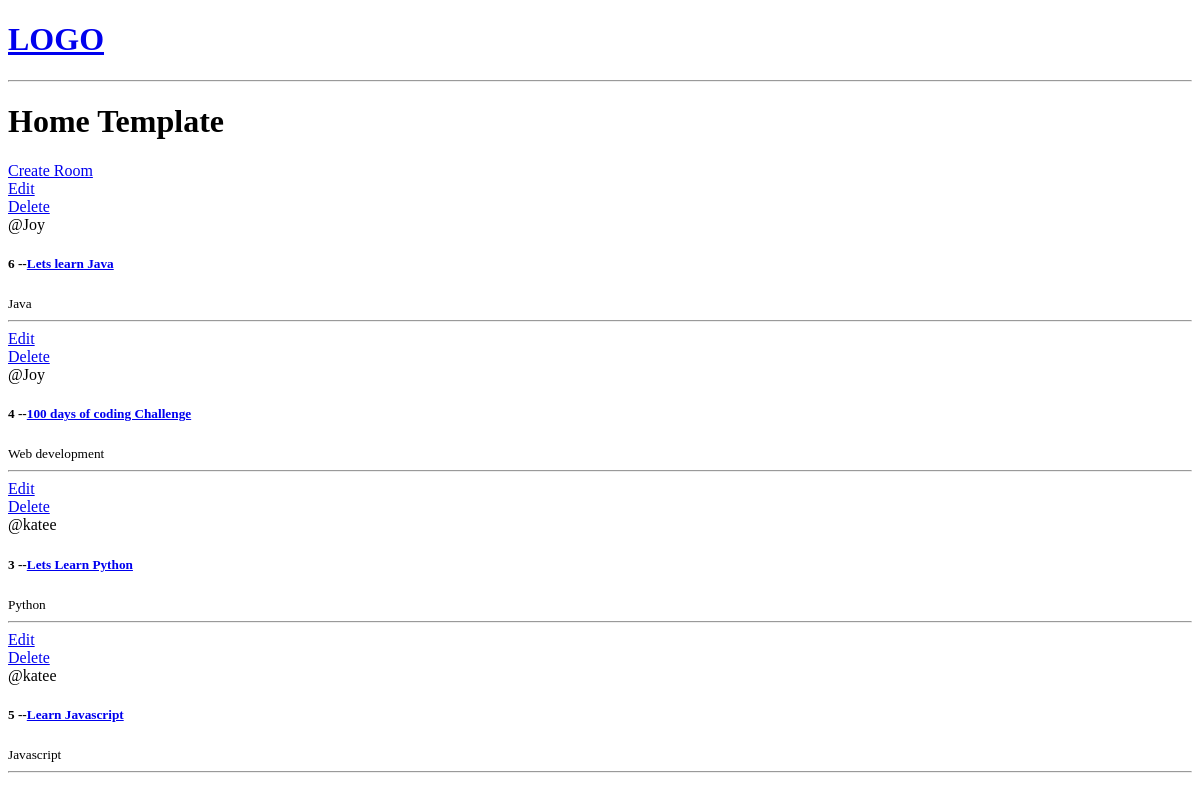
Before: / with the older database file.
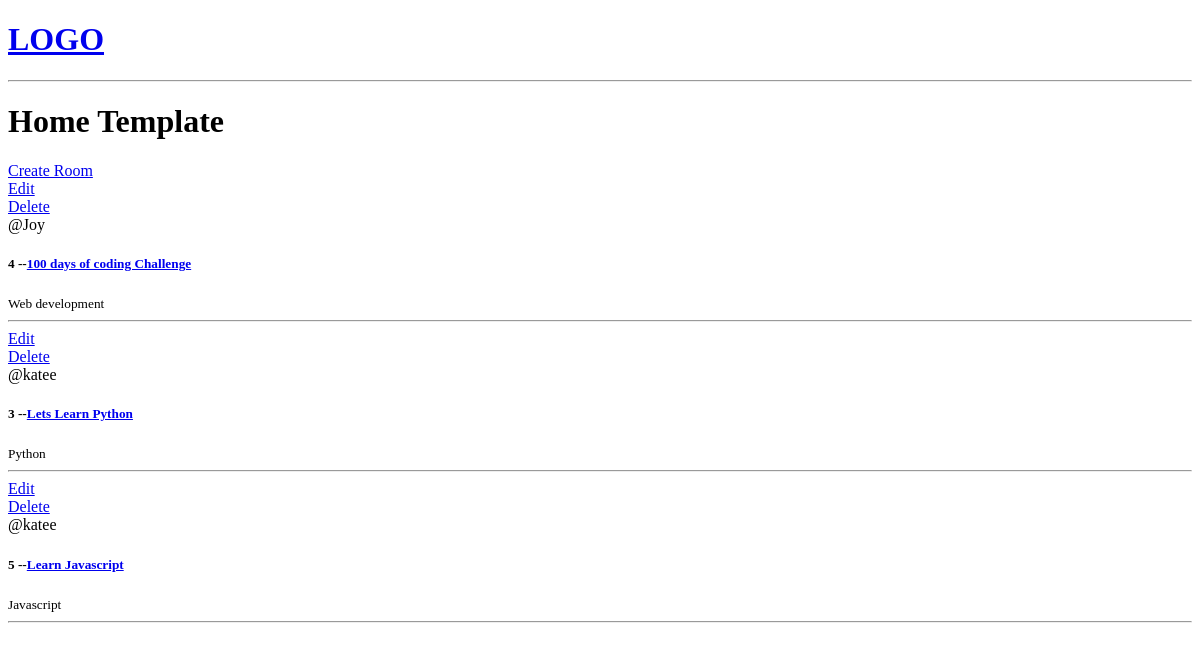
After: the same page with the newer database file.
### base/models.py (models this page shows, shortened)
class Room(models.Model):
    host=models.ForeignKey(User,on_delete=models.SET_NULL,null=True)
    topic=models.ForeignKey(Topic,on_delete=models.SET_NULL,null=True)
    name=models.CharField(max_length=200)
    description=models.TextField(null=True,blank=True)
    updated=models.DateTimeField(auto_now=True)
    created=models.DateTimeField(auto_now_add=True)
    class Meta:
        ordering=['-updated','-created']

class Topic(models.Model):
    name=models.CharField(max_length=200)

### base/views.py (the view)
# urls.py: path('',views.home,name="home"),
def home(request):
    rooms=Room.objects.all()
    context={'rooms':rooms}
    return render(request,'base/home.html',context)

### base/templates/base/home.html
{% extends 'main.html' %}
{% block content %}
<h1>Home Template</h1>
<div>
    <a href="{% url 'create-room' %}">Create Room</a>
    {% for room in rooms %}
    <div>
        <a href="{%  url 'update-room' room.id %}">Edit</a>
        <br>
        <a href="{%  url 'delete-room' room.id %}">Delete</a>
        <br>
        <span>@{{room.host.username}}</span>
        <h5>{{room.id}} --<a href="/room/{{room.id}}">{{room.name}}</a></h5>
        <small>{{room.topic.name}}</small>
        <hr>
    </div>
    {% endfor %}
</div>
{% endblock content %}

Changed rows visible on the page:
removed Room: host.username "Joy", id "6", name "Lets learn Java", topic.name "Java"
